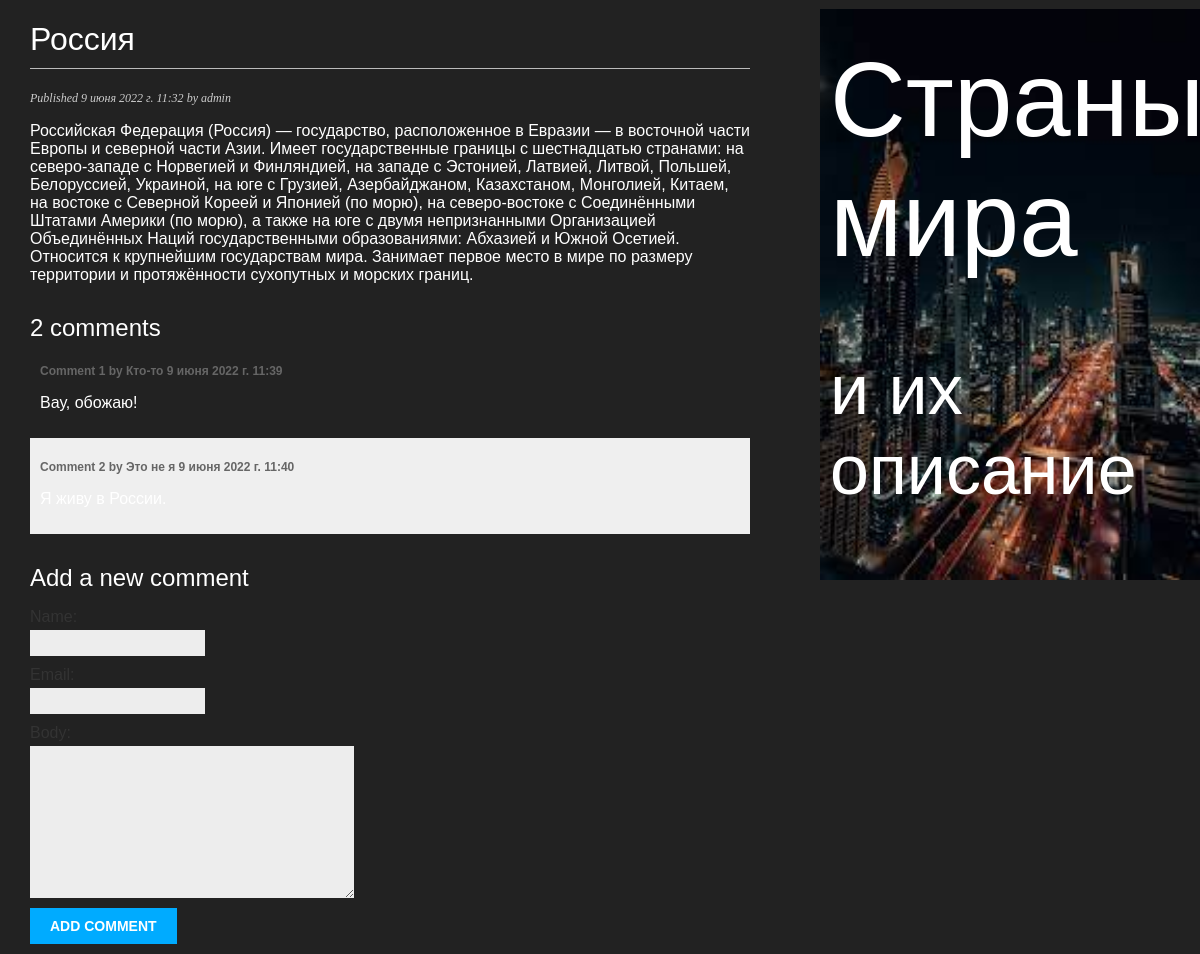
Before: /blog/8/ with the older database file.
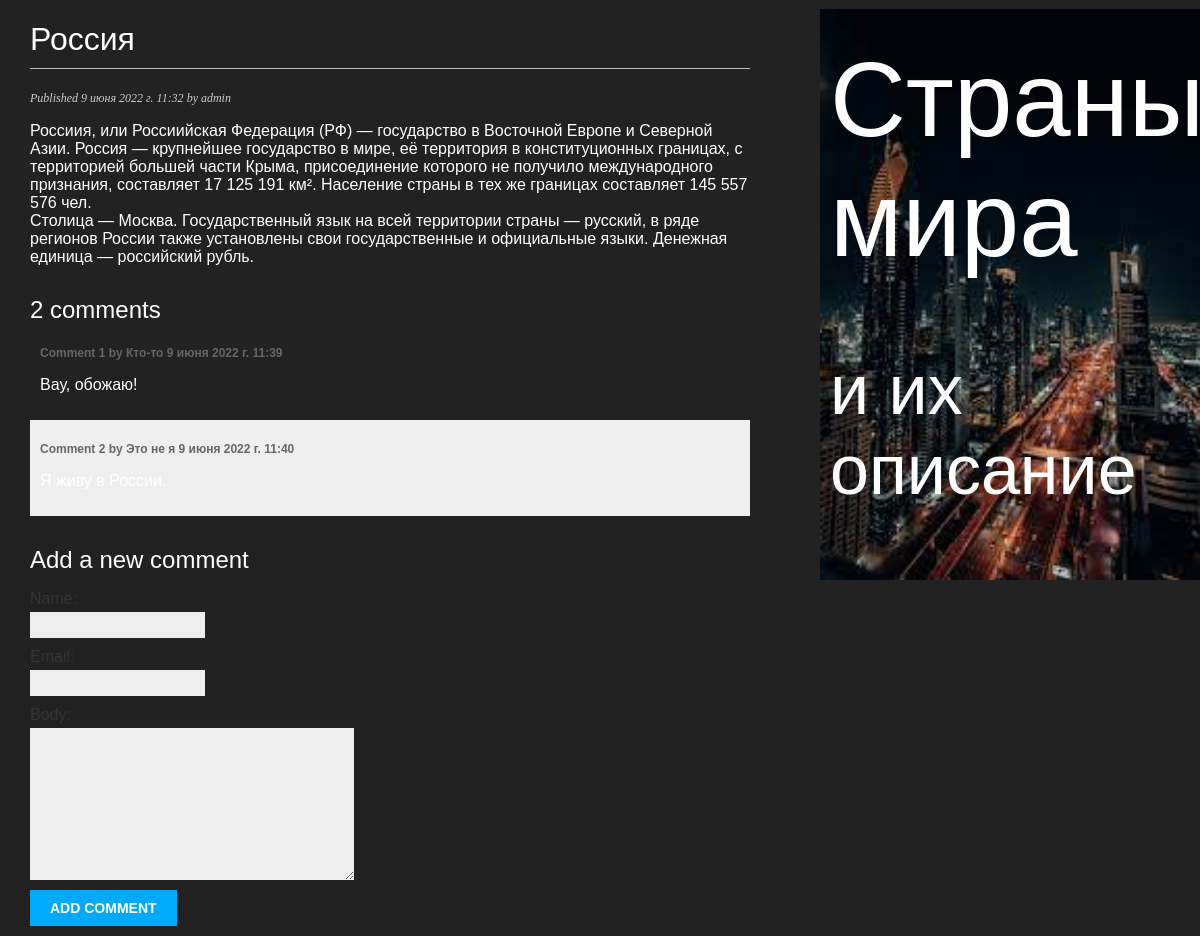
After: the same page with the newer database file.
### blog/models.py (models this page shows, shortened)
class Post(models.Model):
    class Status(models.TextChoices):
        DRAFT = 'DF', 'Draft'
        PUBLISHED = 'PB', 'Published'
    title = models.CharField(max_length=250)
    slug = models.SlugField(max_length=250)
    author = models.ForeignKey(User,on_delete=models.CASCADE,related_name='blog_posts')
    body = models.TextField()
    publish = models.DateTimeField(default=timezone.now)
    created = models.DateTimeField(auto_now_add=True)
    updated = models.DateTimeField(auto_now=True)
    status = models.CharField(max_length=2,choices=Status.choices,default=Status.DRAFT)
    objects = models.Manager() # The default manager.
    published = PublishedManager() # Our custom manager.
    class Meta:
        ordering = ['-publish']
        indexes = [
            models.Index(fields=['-publish']),
        ]

### blog/views.py (the view)
# urls.py: path('<int:id>/', views.post_detail, name='post_detail'),
def post_detail(request, id):
    post = get_object_or_404(Post, id=id, status=Post.Status.PUBLISHED)
    comments = post.comments.filter(active=True)
    form = CommentForm()
    return render(request, 'blog/post/detail.html', {'post': post, 'comments': comments,
'form': form})

### blog/forms.py
class CommentForm(forms.ModelForm):
	class Meta:
		model = Comment
		fields = ['name', 'email', 'body']

### blog/templates/blog/post/detail.html (shortened to what this page needs)
{% extends "blog/base.html" %}
{% block content %}
  <h1>{{ post.title }}</h1>
  <p class="date">
    Published {{ post.publish }} by {{ post.author }}
  </p>
  {{ post.body|linebreaks }}
  {% with comments.count as total_comments %}
 <h2>{{ total_comments }} comment{{ total_comments|pluralize }}</h2>
{% endwith %}
{% for comment in comments %}
 <div class="comment">
 <p class="info">
 Comment {{ forloop.counter }} by {{ comment.name }}
 {{ comment.created }}
 </p>
 {{ comment.body|linebreaks }}
 </div>
{% empty %}
 <p>There are no comments yet.</p>
{% endfor %}
<h2>Add a new comment</h2>
 <form action="{% url 'blog:post_comment' post.id %}" method="post">
 {{ form.as_p }}
 <p><input type="submit" value="Add comment"></p>
 </form>
{% endblock %}

Changed rows visible on the page:
changed Post "Россия": body "Российская Федерация (Россия) — государство, расположенное в Евразии — в восточной части Европы и северной части Азии. Имеет государственные границы с шестнадцатью странами: на северо-западе с Норвегией и Финляндией, на западе с Эстонией, Латвией, Литвой, Польшей, Белоруссией, Украиной, на юге с Грузией, Азербайджаном, Казахстаном, Монголией, Китаем, на востоке с Северной Кореей и Японией (по морю), на северо-востоке с Соединёнными Штатами Америки (по морю), а также на юге с двумя непризнанными Организацией Объединённых Наций государственными образованиями: Абхазией и Южной Осетией. Относится к крупнейшим государствам мира. Занимает первое место в мире по размеру территории и протяжённости…" → "Россиия, или Россиийская Федерация (РФ) — государство в Восточной Европе и Северной Азии. Россия — крупнейшее государство в мире, её территория в конституционных границах, с территорией большей части Крыма, присоединение которого не получило международного признания, составляет 17 125 191 км². Население страны в тех же границах составляет 145 557 576 чел. Столица — Москва. Государственный язык на всей территории страны — русский, в ряде регионов России также установлены свои государственные и официальные языки. Денежная единица — российский рубль."
